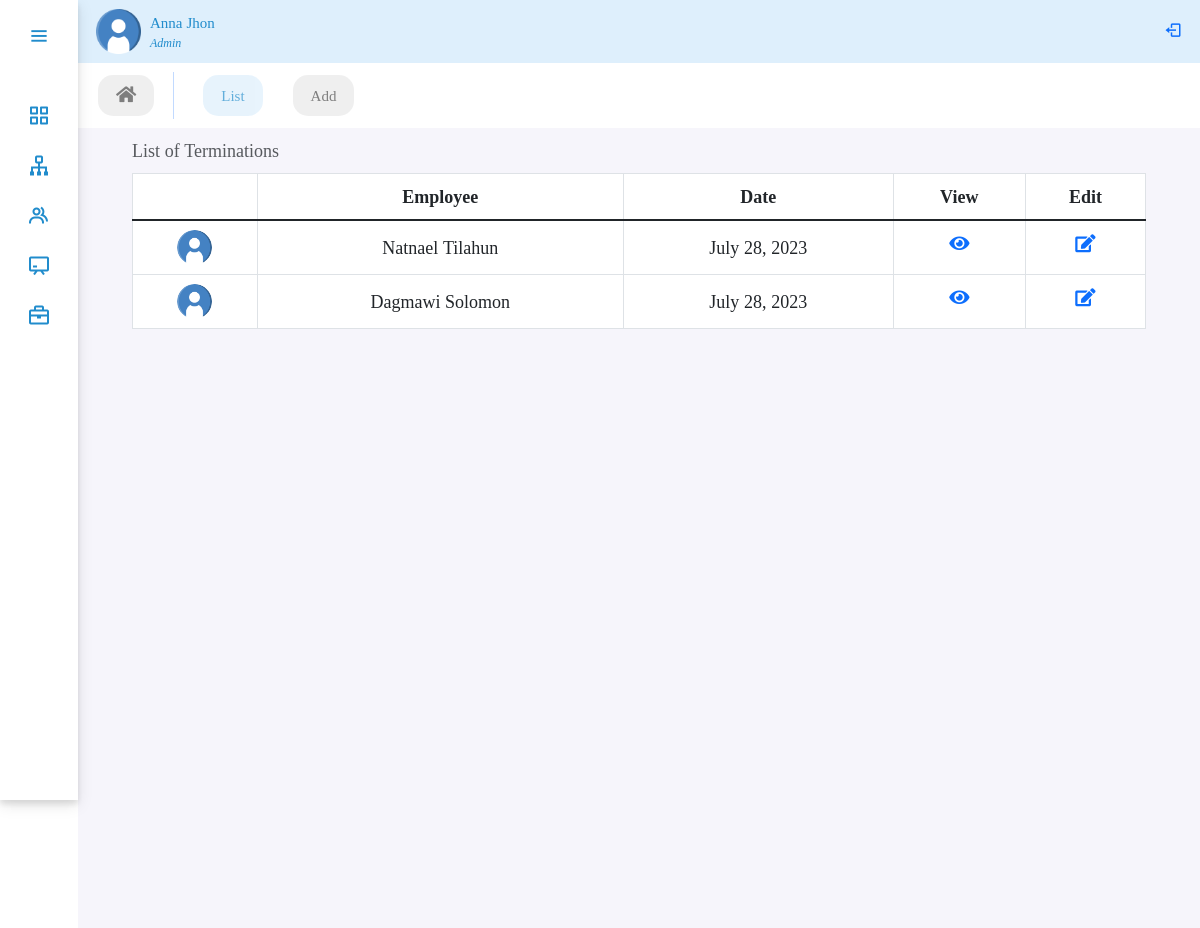
Page /panel/termination on the committed database.
### performance/models.py (models this page shows, shortened)
class Termination(models.Model):
    employee = models.ForeignKey(
        Employee, on_delete=models.SET_NULL, null=True)
    date_of_termination = models.DateField(null=True)
    reason = models.CharField(max_length=100, null=True)
    note = models.TextField(blank=True, null=True)

class Employee(models.Model):
    user = models.OneToOneField(
        CustomUser, on_delete=models.CASCADE, null=True, related_name='user')
    GENDER_CHOICES = (
        ('M', 'Male'),
        ('F', 'Female'),
    )
    MARITAL_STATUS_CHOICES = (
        ('S', 'Single'),
        ('M', 'Married'),
        ('D', 'Divorced'),
        ('W', 'Widowed'),
    )
    EMPLOYMENT_TYPE_CHOICES = (
        ('fulltime_permanent', 'Fulltime Permanent'),
        ('fulltime_probation', 'Fulltime Probation'),
        ('part_time_contract', 'Part Time Contract'),
    )
    STATUS_CHOICES = (
        ('A', 'Active'),
        ('IN', 'Inactive'),
    )
    avatar = models.ImageField(upload_to='avatar/', null=True, blank=True)
    gender = models.CharField(max_length=1, choices=GENDER_CHOICES, null=True)
    dob = models.DateField(blank=True, null=True)
    nationality = models.CharField(max_length=100, null=True, blank=True)
    marital_status = models.CharField(
        max_length=50, choices=MARITAL_STATUS_CHOICES, null=True, blank=True)
    phone_number = models.CharField(max_length=20, null=True, blank=True)
    email = models.EmailField(max_length=254)
    address = models.CharField(max_length=100, null=True, blank=True)
    joined_date = models.DateField(null=True)
    department = models.ForeignKey(
        Department, on_delete=models.SET_NULL, null=True, blank=True)
    designation = models.ForeignKey(
        Designation, on_delete=models.SET_NULL, null=True)
    employment_type = models.CharField(
        max_length=20, choices=EMPLOYMENT_TYPE_CHOICES, null=True)
    salary = models.DecimalField(
        max_digits=10, decimal_places=2, null=True, blank=True)
    promotion_designation = models.ForeignKey(
        Designation, on_delete=models.SET_NULL, related_name='promotion', null=True, blank=True)
    manager = models.ForeignKey(
        CustomUser, on_delete=models.SET_NULL, null=True, blank=True)
    created_at = models.DateTimeField(auto_now_add=True, null=True, blank=True)
    updated_at = models.DateTimeField(auto_now=True, null=True, blank=True)
    status = models.CharField(max_length=50, null=True, choices=STATUS_CHOICES)
    note = models.TextField(blank=True, null=True)

class CustomUser(AbstractBaseUser, PermissionsMixin):
    user_id = models.CharField(max_length=10, unique=True)
    first_name = models.CharField(max_length=30)
    last_name = models.CharField(max_length=30)
    is_active = models.BooleanField(default=True)
    is_manager = models.BooleanField(default=False)
    is_employee = models.BooleanField(default=False)
    is_admin = models.BooleanField(default=False)
    is_staff = models.BooleanField(default=False)
    is_superuser = models.BooleanField(default=False)
    objects = UserManager()
    USERNAME_FIELD = 'user_id'
    REQUIRED_FIELDS = ['first_name', 'last_name']

### performance/views.py (the view)
# urls.py: path('panel/termination', views.TerminationListView.as_view(), name='termination'),
class TerminationListView(ListView):
    model = Termination
    template_name = 'performance/termination/termination.html'
    context_object_name = 'terminated'

### performance/templates/performance/termination/termination.html (shortened to what this page needs)
{% extends 'performance/adminPanel.html' %}
{% load static %}
{% block body %}
<ul class="nav panelNav fw-medium">
    <li class="nav-item">
        <a class="nav-link" href="{% url 'dashboard' %}"><i class="fa fa-home"></i></a>
    </li>
    <li class="nav-item">
        <a class="nav-link active" href="{% url 'termination' %}"> List</a>
    </li>
    <li class="nav-item">
        <a class="nav-link" href="{% url 'termination_create' %}">Add</a>
    </li>
</ul>
<div class="table-responsive table-hover home-section px-lg-5">
    <table class="table table-bordered caption-top">
        <caption>List of Terminations</caption>
        <thead>
            <tr>
            <th class="text-center" scope="col"></th>
            <th class="text-center" scope="col">Employee</th>
            <th class="text-center" scope="col">Date</th>
            <th class="text-center" scope="col">View</th>
            <th class="text-center" scope="col">Edit</th>
            </tr>
        </thead>
        <tbody class="table-group-divider">
            {% for employee in terminated %}
            <tr>
                <td class="text-center"><img src="/media/avatar/user.png" style="width:35px; height:35px; border-radius: 100%;"></td>
                <td class="align-middle text-center">{{employee.employee.user.first_name}} {{employee.employee.user.last_name}}</td>
                <td class="align-middle text-center">{{employee.date_of_termination}}</td>
                <td class="text-center"><a href="{% url 'employee_detail' employee.id %}"><i class="fas fa-eye" ></i></a></td>
                <td class="text-center"><a href="{% url 'termination_update' employee.id %}" ><i class="fas fa-edit"></i></a></td>
            </tr>
            {%endfor%}
        </tbody>
    </table>
</div>
{% endblock body %}

### performance/static/performance/css/style.css (style rules this page uses)
:root { --color-default: #218ccc; --color-second:#DEEFFC; --color-white:#fff; --color-body:#e4e9f7; --color-light:#e0e0e0; }
* { margin: 0; padding: 0; font-size: 18px; font-family: 'Noto Serif Georgian', serif; text-align: justify; box-sizing: border-box; }
.panelNav { position: relative; top: 0; left: 78px; width: calc(100% - 78px); transition: all .5s ease; z-index: 2; }
.home-section { background: rgb(246,245,251); position: relative; min-height: 100vh; top: 0; left:78px; width: calc(100% - 78px); transition: all .5s ease; z-index: 2; }
.panelNav { background-color: var(--color-white); }
.panelNav .nav-link { color: #000; background-color: var(--color-light); border-radius: 15px; font-size: 15px; margin: 12px 10px 12px 20px; opacity: 0.5; }
.panelNav .nav-link.active { opacity: 0.7; background-color: var(--color-second); color: var(--color-default); }

### rows in the picture
Termination: employee.user.first_name "Natnael", employee.user.last_name "Tilahun", date_of_termination "July 28, 2023"
Termination: employee.user.first_name "Dagmawi", employee.user.last_name "Solomon", date_of_termination "July 28, 2023"
